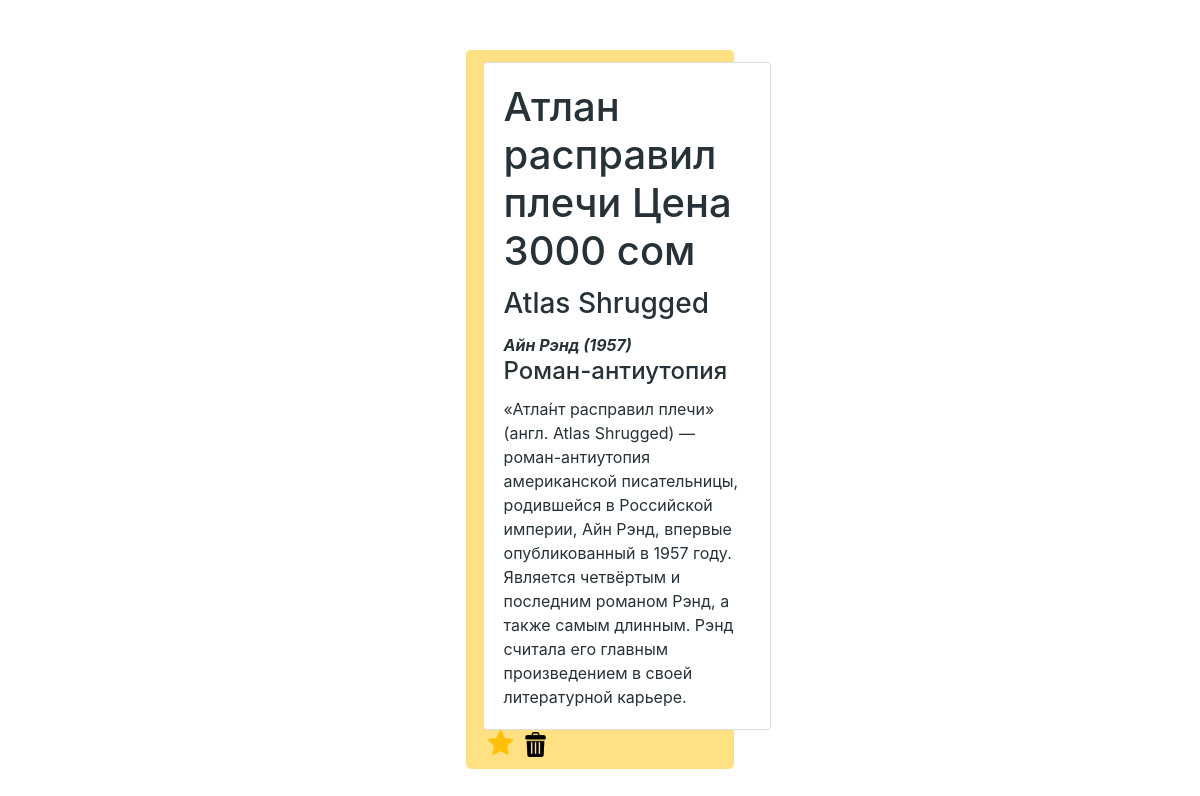
The app's page /book-detail/2/ with its own data.
### main/models.py (models this page shows)
class Book(models.Model):
    title = models.CharField(max_length=50)
    subtitle = models.CharField(max_length=50)
    description = models.TextField(max_length=500)
    price = models.IntegerField()
    genre = models.CharField(max_length=50)
    author = models.CharField(max_length=50)
    year = models.IntegerField()
    date = models.DateField(auto_now_add=True)
    is_favourite = models.BooleanField(default=False)

### main/views.py (the view)
# urls.py: path('book-detail/<id>/', book_detail, name='book-detail'),
def book_detail(request, id):
    book = Book.objects.get(id=id)
    return render(request, 'book_detail.html', {'book': book})

### main/templates/book_detail.html (shortened to what this page needs)
{% load static %}
<!DOCTYPE html>
<html lang="en">
<head>
    <link rel="stylesheet" href="{% static 'style/index.css' %}">
    <link rel="stylesheet" href="https://cdn.jsdelivr.net/npm/bootstrap@4.5.3/dist/css/bootstrap.min.css">    <link rel="stylesheet" href="{% static 'style/checkbox.css' %}">
</head>
<body>
    <section>
        <div class="todo_container">
            <div class="todo_item
                {% if book.is_favourite %}
                    marked
                {% endif %} ">
                <div class="card" style="width: 18rem; display: inline-flex; align-items: center;">
                    <div class="card-body">
                    <h1 class="card-title">{{book.title}} Цена {{book.price}} сом</h1>
                    <h3 class="card-title">{{book.subtitle}}</h3>
                    <span style="font-style: italic;"><b>{{ book.author }} ({{book.year}})</span></b>
                    <h4 class="card-title">{{book.genre}}</h4>
                    <p class="card-text">{{book.description}}</p>
                    </div>
                </div>
                <div class="todo_item_footer">
                    <div class="action_buttons">
                        {% if book.is_favourite %}
                            <img src="{% static 'icons/star-2.png' %}" alt="">
                        {% else %}
                            <img src="{% static 'icons/star.png' %}" alt="">
                        {% endif %}
                        <a href="{% url 'delete-book' book.id %}"><img src="{% static 'icons/trash.png' %}" alt=""></a>
                    </div>
                </div>
            </div>
        </div>
    </section>
</body>
</html>

### main/static/style/index.css (style rules this page uses)
* { box-sizing: border-box; margin: 0; padding: 0; color: #263238; }
section { width: 100%; padding: 20px; display: flex; flex-direction: column; align-items: center; }
.todo_container { padding: 30px 20px; display: flex; justify-content: space-around; flex-wrap: wrap; width: 100%; }
.todo_item { border: 1px solid gray; border-radius: 5px; width: 24%; padding: 10px 15px; background-color: #C8E6C9; margin-bottom: 20px; }
.todo_item.marked { background-color: #FFE082; border: 2px solid #FFE082; }
.todo_item_footer { display: flex; justify-content: space-between; align-items: center; }
.todo_item_footer .action_buttons { display: flex; }
.todo_item_footer img { width: 25px; height: 25px; margin: 0 5px; cursor: pointer; }

### records on screen
Book: title "Атлан расправил плечи", price "3000", subtitle "Atlas Shrugged", author "Айн Рэнд", year "1957", genre "Роман-антиутопия", description "«Атла́нт расправил плечи» (англ. Atlas Shrugged) — роман-антиутопия американской писательницы, родившейся в Российской империи, Айн Рэнд, впервые опубликованный в 1957 году. Является четвёртым и последним романом Рэнд, а также самым длинным. Рэнд считала его главным произведением в своей литературной карьере."
